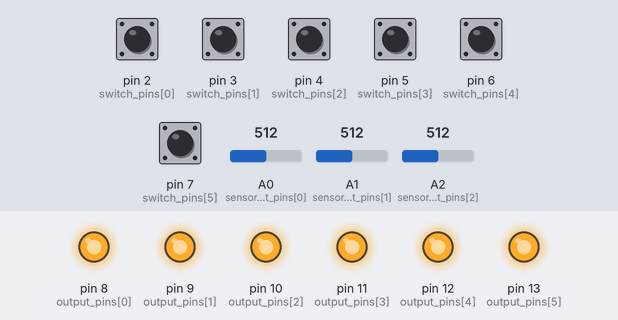
Recording of a sketch running on a simulated Arduino Mega 2560, built with avr-gcc and run on an emulated ATmega2560. Shown: output pins drawn as LEDs (lit = HIGH). The test bench sets the inputs (shaded band); at power-on: pin 2 (switch_pins[0]), pin 3 (switch_pins[1]), pin 4 (switch_pins[2]), pin 5 (switch_pins[3]), pin 6 (switch_pins[4]), pin 7 (switch_pins[5]) HIGH, A0 (sensor_input_pins[0]) = 512, A1 (sensor_input_pins[1]) = 512, A2 (sensor_input_pins[2]) = 512.

Above: at 1.2 s.
1.3 s: pin 2 (switch_pins[0]) pulled LOW for 0.15 s
At 1.4 s:
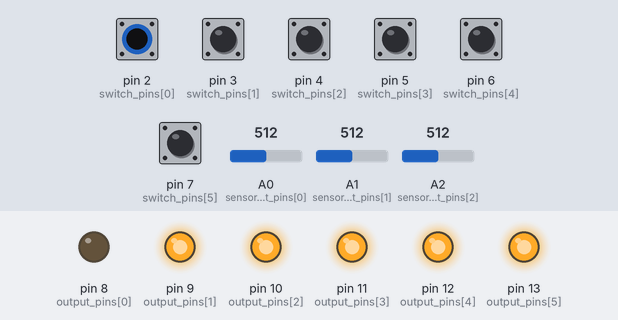
3.0 s: pin 3 (switch_pins[1]) pulled LOW for 0.15 s
At 3.1 s:
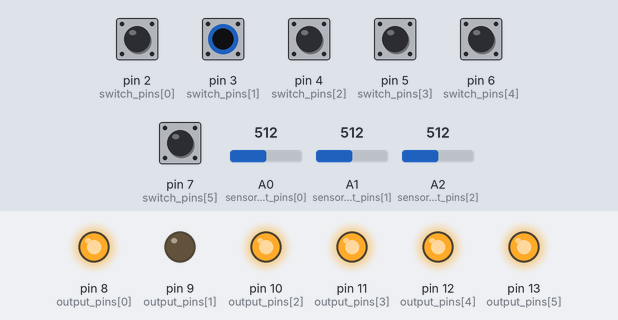
4.7 s: pin 4 (switch_pins[2]) pulled LOW for 0.15 s
At 4.8 s:
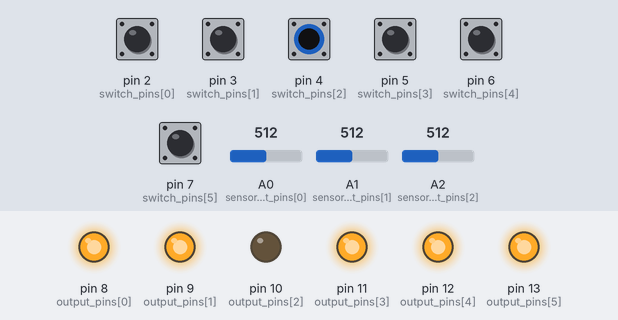
6.4 s: pin 5 (switch_pins[3]) pulled LOW for 0.15 s
At 6.5 s:
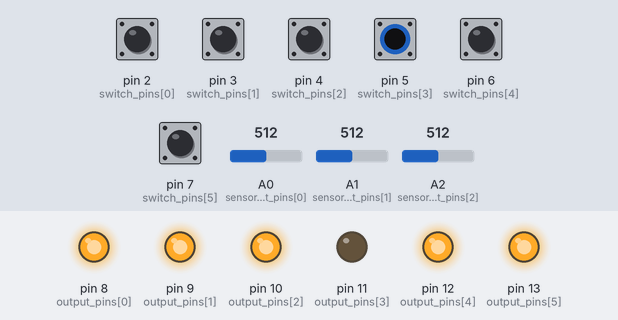
8.1 s: pin 6 (switch_pins[4]) pulled LOW for 0.15 s
At 8.2 s:
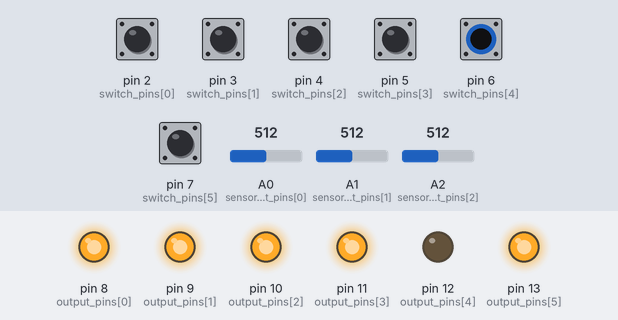
9.8 s: pin 7 (switch_pins[5]) pulled LOW for 0.15 s
At 9.91 s:
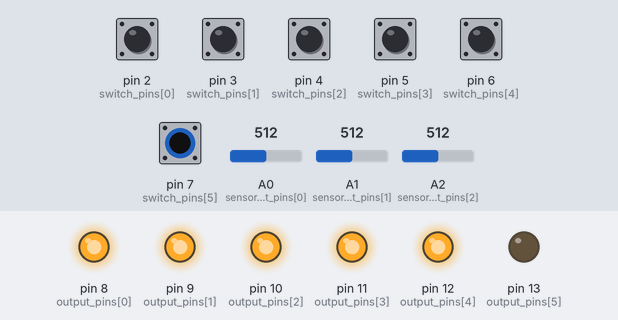
Timing chart, 0 to 12.5 s (numbered marks = the images above; inputs shaded):
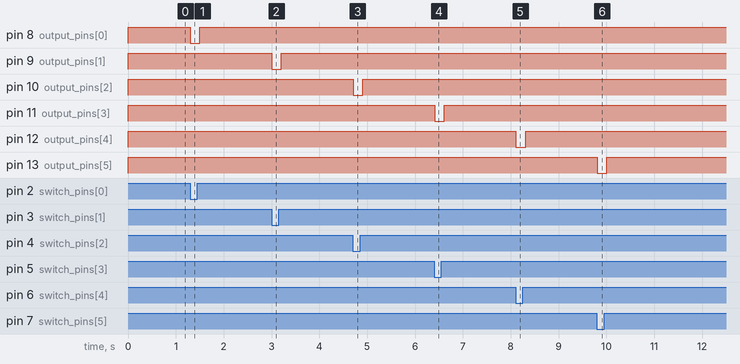

The sketch:

arduino.ino
```cpp
int total_switch = 6;
int total_sensors = 3;
int switch_state[6];
int output_pins[] = {8,9,10,11,12,13};
int switch_pins[] = {2,3,4,5,6,7};
int sensor_input_pins[] = {A0,A1,A2};
int deviceID = 2;
int iters = 0;

int is_reading = 0;char command[20];int command_length = 0;

void sendSwitchCond(int no,int cond){
  char msg[6];
  msg[0] = 255;
  msg[1] = deviceID;
  msg[2] = 1;
  msg[3] = no+1;
  msg[4] = cond;
  Serial1.write(msg,5);
}

void sendSensorValue(int sensorNo, int val){
  char msg[6];
  msg[0] = 255;
  msg[1] = deviceID;
  msg[2] = 2;
  msg[3] = sensorNo + 1;
  msg[4] = val/4;
  Serial1.write(msg,5);
}


void executeCommand(){
  if(command[1] == 1){
    if(command[2] <= total_switch)
      digitalWrite(output_pins[command[2] - 1],command[3]);
  }
  else if(command[1] == 10){
      char msg[6];
      msg[0] = 255;
      msg[1] = deviceID;
      msg[2] = 10;
      msg[3] = total_switch;
      msg[4] = total_sensors;
      Serial1.write(msg,5);
  }
}

void readCommand(){
  char temp;
  for(int i = 0; i < Serial1.available();i++){
    temp = Serial1.read();
    //Serial.write(temp);
    if(temp == -1){
      is_reading = 1;
      command_length = 0;
    }
    else if(is_reading){
      command[command_length] = temp;
      command_length++;
      if(command_length >= 4){
        is_reading = 0;
        executeCommand();
      }
    }

    if(is_reading && command_length == 1){
      if(command[0] != deviceID && command[0] != 0)
        is_reading = 0;
    }
  }
}


void setup() {
  // put your setup code here, to run once:
  iters = 0;
  for(int i = 0; i < total_switch; i++){
    pinMode(switch_pins[i],INPUT);
    pinMode(output_pins[i],OUTPUT);
    switch_state[i] = -1;
  }

  Serial1.begin(9600);
  Serial.begin(9600);
}

void loop() {
  // put your main code here, to run repeatedly:
  int temp;
  for(int i = 0; i < total_switch;i++){
    temp = digitalRead(switch_pins[i]);
    if(temp != switch_state[i]){
      digitalWrite(output_pins[i],temp);
      switch_state[i] = temp;
      sendSwitchCond(i,temp);
    }
  }
  readCommand();

  if(iters%20 == 0){
    for(int i = 0; i < total_sensors;i++){
      temp = analogRead(sensor_input_pins[i]);
      sendSensorValue(i, temp);
    }
  }
  iters++;
  delay(100);
}
```

Measured:
- after the input at 1.3 s, pin 8 (output_pins[0]): HIGH → LOW at once, → HIGH 0.20 s later
- after the input at 3.0 s, pin 9 (output_pins[1]): HIGH → LOW at once, → HIGH 0.20 s later
- after the input at 4.7 s, pin 10 (output_pins[2]): HIGH → LOW at once, → HIGH 0.20 s later
- after the input at 6.4 s, pin 11 (output_pins[3]): HIGH → LOW at once, → HIGH 0.20 s later
- after the input at 8.1 s, pin 12 (output_pins[4]): HIGH → LOW at once, → HIGH 0.20 s later
- after the input at 9.8 s, pin 13 (output_pins[5]): HIGH → LOW at once, → HIGH 0.20 s later
